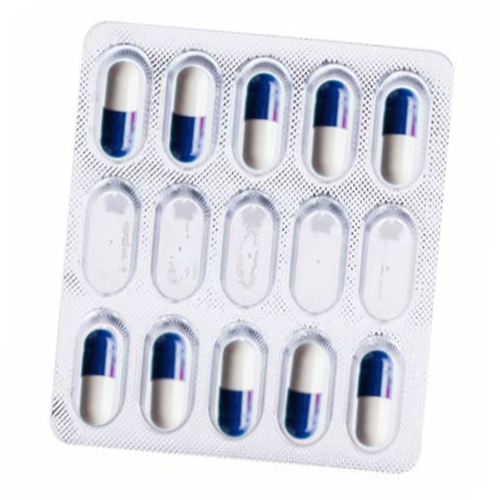
#> input picture images/input/TarefaComprimidos/cart_011.jpg, 500 x 500 px, found by its file name
$ python brightness.py
#> lines starting #> are read from the running program, lines starting #| are printed output that depends on the picture; long printed decimals are rounded
import sys
import cv2
import numpy as np
import matplotlib.pyplot as plt

np.set_printoptions(threshold=sys.maxsize)

path = "C:\\Users\\Rodrigo\\Documents\\GitHub\\computerVision\\images\\input\\tarefaComprimidos\\cart_011.jpg"
outputPath = "C:\\Users\\Rodrigo\\Documents\\GitHub\\computerVision\\images\\output\\"

onlyFans = cv2.imread(path)
#> onlyFans is the input picture: shape (500, 500, 3); mean B, G, R 229.7, 223.1, 221.8
image = cv2.imread(path)

threshold_value = 40
_, segmentedImage = cv2.threshold(image, threshold_value, 255, cv2.THRESH_BINARY)
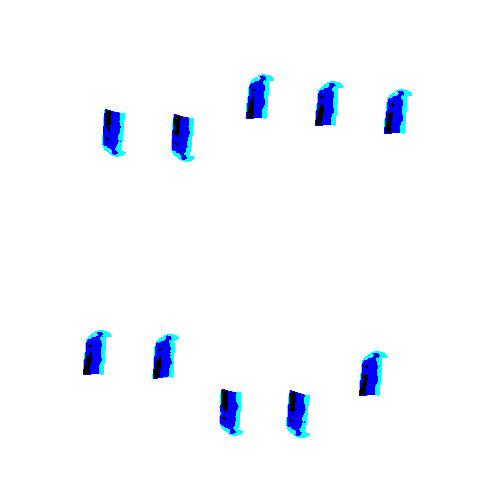
#> segmentedImage: shape (500, 500, 3); mean B, G, R 253.8, 248.8, 245.9

'''cv2.imshow('Imagem Segmentada', segmentedImage)
cv2.waitKey(0)
cv2.destroyAllWindows()'''

total = [0, 0, 0]
inverseTotal = ~segmentedImage
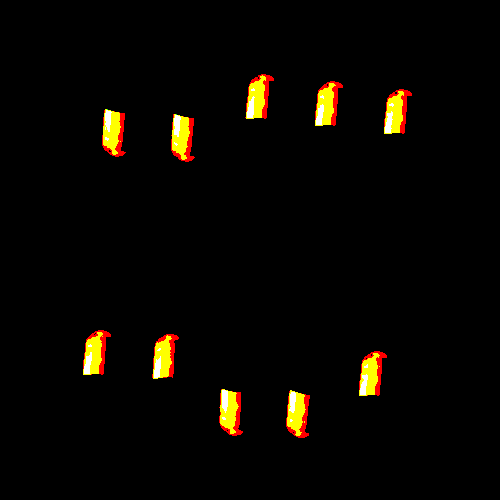
#> inverseTotal: shape (500, 500, 3); mean B, G, R 1.2, 6.2, 9.1

(row, col) = segmentedImage.shape[0:2]
#> row = 500; col = 500
for x in range(row):
    for y in range(col):
        total = total + inverseTotal[x,y]
#> after the loop, total = [309570, 1544790, 2267715]

moreTotal = 0
for x in total:
    moreTotal = moreTotal+x
#> this loop made 3 passes
#> (x, moreTotal) on passes 1 to 3: (309570, 309570), (1544790, 1854360), (2267715, 4122075)
#> after the loop, moreTotal = 4122075

print(moreTotal)
#| 4122075
trueValue = moreTotal/407581.071429
#> trueValue = 10.11
leastSquaresMethod = (moreTotal*(2.43300316939823*10**(-6)))
#> leastSquaresMethod = 10.03
print(leastSquaresMethod)
#| 10.029

#print(trueValue)

#plt.imshow(segmentedImage)
plt.text(1, 35, str("Quantidade de Remedios: "+str(round(leastSquaresMethod))))
plt.imshow(onlyFans)
plt.show()

$ run again, with images/input/TarefaComprimidos/cart_001.jpg copied over images/input/TarefaComprimidos/cart_011.jpg
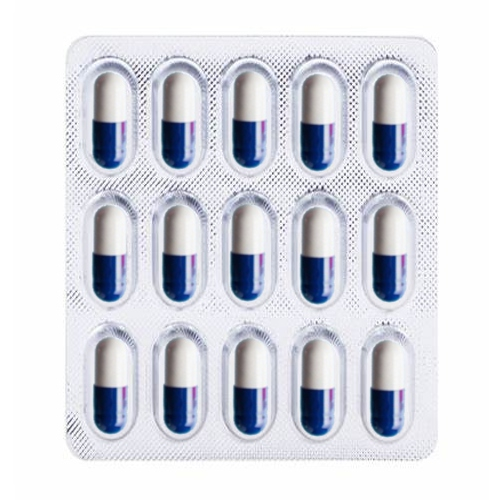
#> input picture images/input/TarefaComprimidos/cart_001.jpg, 500 x 500 px, found by its file name
#> onlyFans is the input picture: shape (500, 500, 3); mean B, G, R 224.8, 217.3, 215.4
#> `_, segmentedImage = cv2.threshold(image, threshold_value, 255, cv2.THR..`:
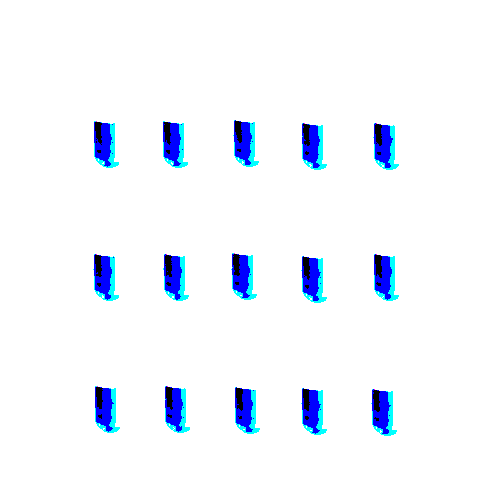
#> segmentedImage: shape (500, 500, 3); mean B, G, R 253, 245.5, 241.2
#> `inverseTotal = ~segmentedImage`:
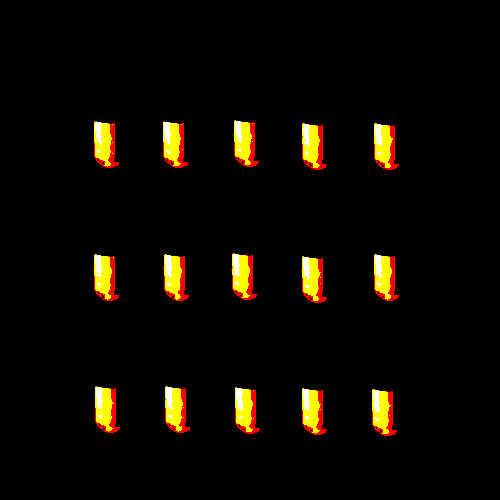
#> inverseTotal: shape (500, 500, 3); mean B, G, R 2, 9.5, 13.8
#> after the loop `for x in range(row):`: total = [499800, 2364360, 3448110]
#> the loop `for x in total:` made 3 passes
#> (x, moreTotal) on passes 1 to 3: (499800, 499800), (2364360, 2864160), (3448110, 6312270)
#> after the loop `for x in total:`: moreTotal = 6312270
#| 6312270
#> trueValue = 15.49
#> leastSquaresMethod = 15.36
#| 15.358

$ run again, with images/input/TarefaComprimidos/cart_003.jpg copied over images/input/TarefaComprimidos/cart_011.jpg
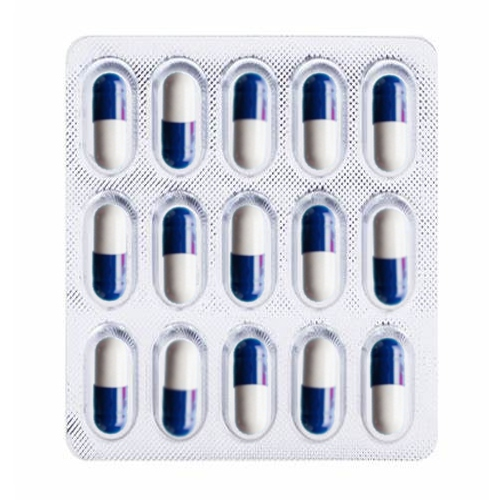
#> input picture images/input/TarefaComprimidos/cart_003.jpg, 500 x 500 px, found by its file name
#> onlyFans is the input picture: shape (500, 500, 3); mean B, G, R 224.8, 217.3, 215.4
#> `_, segmentedImage = cv2.threshold(image, threshold_value, 255, cv2.THR..`:
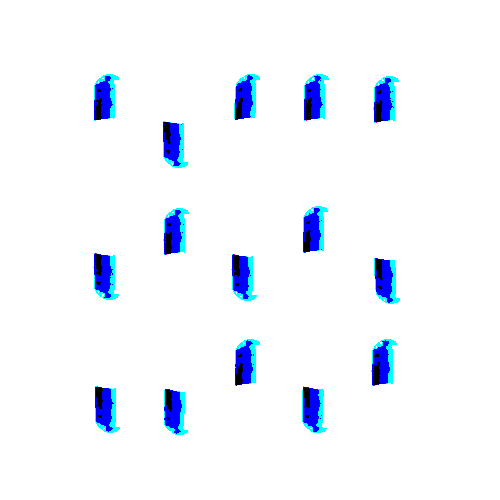
#> segmentedImage: shape (500, 500, 3); mean B, G, R 253, 245.6, 241.2
#> `inverseTotal = ~segmentedImage`:
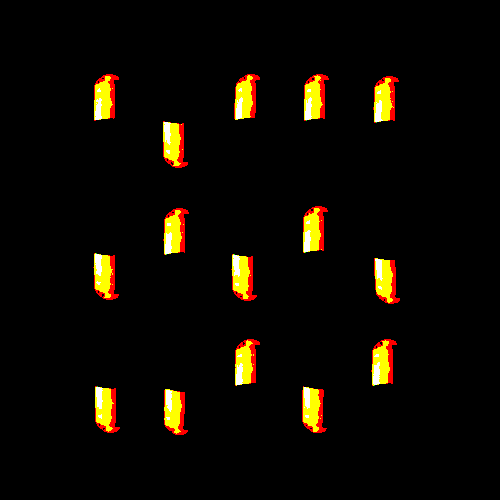
#> inverseTotal: shape (500, 500, 3); mean B, G, R 2, 9.4, 13.8
#> after the loop `for x in range(row):`: total = [492660, 2354160, 3437655]
#> the loop `for x in total:` made 3 passes
#> (x, moreTotal) on passes 1 to 3: (492660, 492660), (2354160, 2846820), (3437655, 6284475)
#> after the loop `for x in total:`: moreTotal = 6284475
#| 6284475
#> trueValue = 15.42
#> leastSquaresMethod = 15.29
#| 15.290
